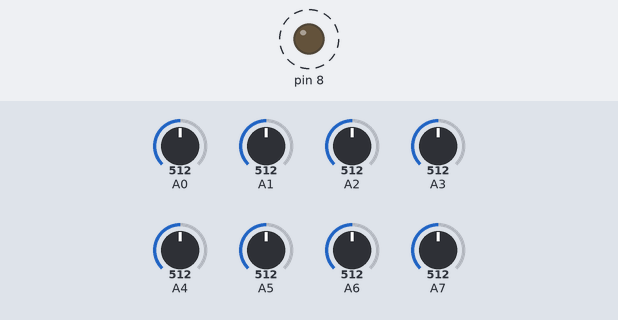
A sketch run on a simulated Arduino Uno, built with avr-gcc and run on an emulated ATmega328P. Shown: output pins drawn as LEDs (lit = HIGH). Dashed ring = blinking. Inputs (shaded band) come from the test bench; at power-on: A0 = 512, A1 = 512, A2 = 512, A3 = 512, A4 = 512, A5 = 512, A6 = 512, A7 = 512.

Above: at 0.2 s.
Timing chart, 0 to 3.0 s (numbered marks = the images above):
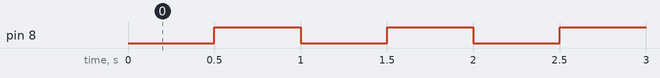

The sketch:

Buzzer.ino
```cpp
// the setup function runs once when you press reset or power the board
void setup() {
  // initialize digital pin 13 as an output.
  pinMode(8, OUTPUT);
}
  int a = 4;
  int b = 2;
  int c = 500;
// the loop function runs over and over again forever
void loop() {

  // c = a + b;
  digitalWrite(8, LOW); // turn the LED on (HIGH is the voltage level)
  delay(500);              // wait for a second
  digitalWrite(8, HIGH);    // turn the LED off by making the voltage LOW
  delay(500);              // wait for a second
  Serial.println(analogRead(c));
  //a = b;
  //b = c;
  c--;
}
```

Measured:
- by itself, pin 8: alternates HIGH for 0.50 s and LOW for 0.50 s
